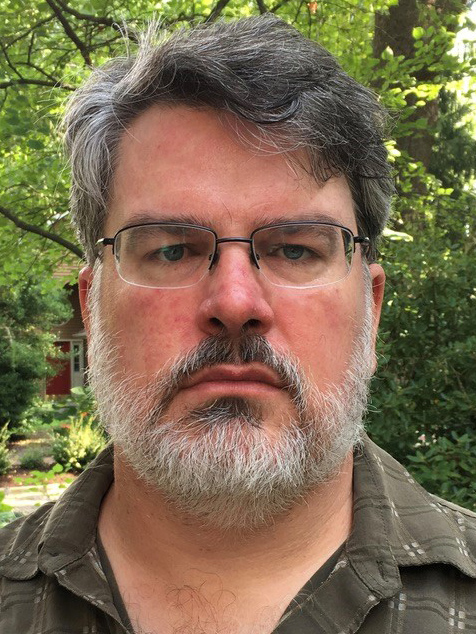
#> input picture Carl_Evans.jpg, 476 x 634 px
$ python pixel.py   (older library calls are emulated)
#> lines starting #> are read from the running program, lines starting #| are printed output that depends on the picture
from PIL import Image
import requests

im=Image.open("Carl_Evans.jpg")
#> im is the input picture: PIL image 476x634 RGB; mean R, G, B 125.8, 108.8, 81.6

w=128
h=128
im=im.resize((w,h), Image.ANTIALIAS)
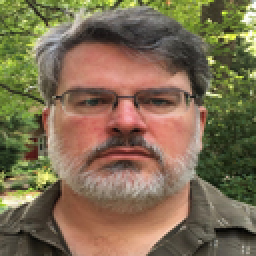
#> im: PIL image 128x128 RGB (shown 2 times larger); mean R, G, B 125.8, 108.8, 81.6


pixels = list(im.getdata())
#> pixels = 16384 items, first 6: (170, 195, 106), (187, 212, 110), (153, 176, 92), (98, 121, 46), (105, 132, 37), (100, 122, 52)
x = y = 0

for val in pixels:
    color = "#"
    for num in val:
        h = hex(num)[2:].upper()
        if (len(h) == 1):
            h = '0' + h
        color += h;
    print(color)
#> (the run stopped early here; a loop or call above may not have finished)
